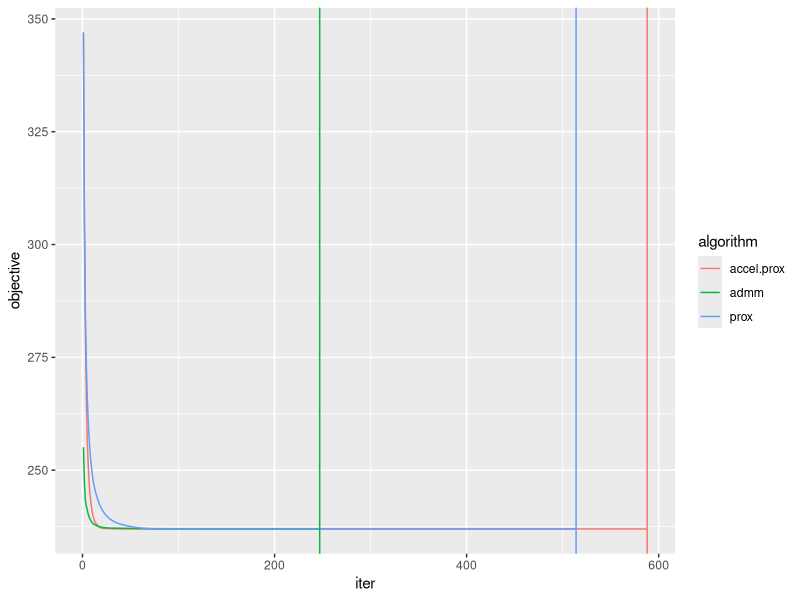
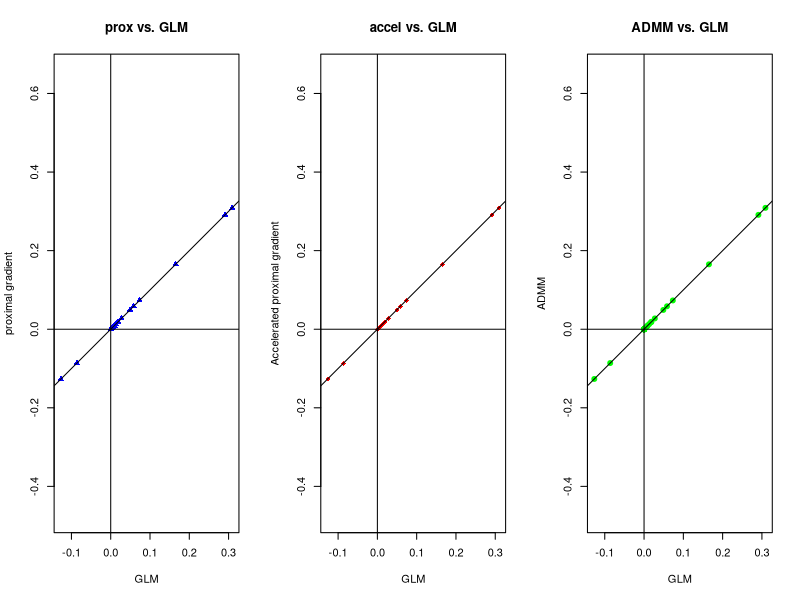

Recreate these plots in R, in order.
library(Matrix)
library(ggplot2)

########################################
# Input
########################################
# Read in data and scale it.
x = read.csv("diabetesX.csv", header = TRUE)
y = read.csv("diabetesY.csv", header = FALSE)
colnames(x) = NULL
x = scale(x)
y = as.numeric(scale(y))

########################################
# Utility functions
########################################
# Numerical tolerance.
TOL = 1e-18

objective.fn = function(x, y, beta, lambda) {
  # Returns the lasso objective function value.
  #
  # Args:
  #   x: design matrix
  #   y: response vector
  #   beta: fitted parameters
  #   lambda: penalty multiplier
  return(sum((y - x %*% beta) ^ 2) + lambda * sum(abs(beta)))
}

is.converged = function(b1, b2, tol=1e-8) {
  # Simple convergence diagnostic for determining if b1 and b2 are
  # close enough to be converged.
  #
  # Args:
  #   b1: first vector
  #   b2: second vector
  #   tol: numerical tolerance
  #
  # Returns:
  #   Determines if the sum of squared differences between vectors is less
  #   then the tolerance.
  return(sum((b1 - b2) ^ 2) < tol)
}

########################################
# Algorithms
########################################
prox = function(x, y, n.iter, lambda.lasso, gamma) {
  # (Non-Accelerated) Proximal Gradient implementation.
  #
  # Args:
  #   x: design matrix
  #   y: response vector
  #   n.iter: maximum number of iterations
  #   lambda.lasso: penalty parameter for lasso
  #   gamma: tuning parameter; somewhat like a step multiplier
  #
  # Returns:
  #   Returns a list with elements:
  #   $n: number of iterations run
  #   $beta: final parameters of the fit
  #   $objective: value of the objective function for each iteration.

  # Scale up lambda for this algorithm.
  lambda = 2 * length(y) * lambda.lasso

  # Cache X^\top X and X^\top y
  xtx = crossprod(x)
  xy = t(x) %*% y

  # Variables for algorithm and return values.
  beta = rep(0, ncol(x))
  objective = rep(0, n.iter)

  # Use for convergence, determining how many data points to return.
  n.end = n.iter

  for (t in 1:n.iter) {
    # Store to check convergence at end of loop.
    oldbeta = beta

    # Main algorithm
    u = beta - 2 * gamma * (xtx %*% beta - xy)
    beta = sign(u) * pmax(abs(u) - lambda * gamma, 0)

    # Store objective value, check convergence.
    objective[t] = objective.fn(x, y, beta, lambda)
    if (is.converged(beta, oldbeta, TOL)) {
      n.end = t
      break
    }
  }
  return(list(n = n.end,
              beta = beta,
              objective = objective[1:n.end]))
}

accel.prox = function(x, y, n.iter, lambda.lasso, gamma) {
  # Accelerated Proximal Gradient implementation.
  #
  # Args:
  #   x: design matrix
  #   y: response vector
  #   n.iter: maximum number of iterations
  #   lambda.lasso: penalty parameter for lasso
  #   gamma: tuning parameter; somewhat like a step multiplier
  #
  # Returns:
  #   Returns a list with elements:
  #   $n: number of iterations run
  #   $beta: final parameters of the fit
  #   $objective: value of the objective function for each iteration.

  # Scale up lambda for this algorithm.
  lambda = 2 * length(y) * lambda.lasso

  # Cache X^\top X and X^\top y
  xtx = crossprod(x)
  xy = t(x) %*% y

  # Variables for algorithm and return values.
  beta.acc = rep(0, ncol(x))
  objective.acc = rep(0, n.iter)
  z.acc = beta.acc

  # The "momentum" value
  st = 1

  # Use for convergence, determining how many data points to return.
  n.end = n.iter

  for (t in 1:n.iter) {
    # Main algorithm
    oldbeta = beta.acc
    u.acc = z.acc - 2 * gamma * (xtx %*% z.acc - xy)
    beta.acc = sign(u.acc) * pmax(abs(u.acc) - lambda * gamma, 0)
    st1 = (1 + (1 + 4 * st ^ 2) ^ 0.5) / 2
    z.acc = beta.acc + (st - 1) / st1 * (beta.acc - oldbeta)
    st = st1

    # Store objective value, check convergence.
    objective.acc[t] = objective.fn(x, y, beta.acc, lambda)
    if (is.converged(beta.acc, oldbeta, TOL)) {
      n.end = t
      break
    }
  }
  return(list(n = n.end,
              beta = beta.acc,
              objective = objective.acc[1:n.end]))
}

admm = function(x, y, n.iter, lambda.lasso, rho) {
  # ADMM implementation
  #
  # Args:
  #   x: design matrix
  #   y: response vector
  #   n.iter: maximum number of iterations
  #   lambda.lasso: penalty parameter for lasso
  #   rho: tuning parameter; somewhat like a step multiplier
  #
  # Returns:
  #   Returns a list with elements:
  #   $n: number of iterations run
  #   $beta: final parameters of the fit
  #   $objective: value of the objective function for each iteration.

  # Scale up lambda for this algorithm.
  lambda = length(y) * lambda.lasso

  # Cache X^\top X and X^\top y
  xtx = crossprod(x)
  xy = t(x) %*% y

  # Variables for algorithm and return values.
  beta.admm = rep(0, ncol(x))
  objective.admm = rep(0, n.iter)
  z.admm = beta.admm
  u.admm = beta.admm
  xtx.cache = xtx + rho * diag(nrow(xtx))

  # Use for convergence, determining how many data points to return.
  n.end = n.iter

  for (t in 1:n.iter) {
    # Store to check convergence at end of loop.
    oldbeta = beta.admm

    # Main algorithm
    beta.admm = solve(xtx.cache, xy + rho * (z.admm - u.admm))
    temp = beta.admm + u.admm
    z.admm = sign(temp) * pmax(abs(temp) - lambda / rho, 0)
    u.admm = u.admm + beta.admm - z.admm

    # Store objective value, check convergence.
    objective.admm[t] = objective.fn(x, y, beta.admm, 2 * lambda)
    if (is.converged(beta.admm, oldbeta, TOL)) {
      n.end = t
      break
    }
  }
  return(list(n = n.end,
              beta = beta.admm,
              objective = objective.admm[1:n.end]))
}


########################################
# Plotting
########################################

# Using C_p from glmnet's default behavior, get lambda \approx 0.03
# lambda = 0.01   # admm .... prox/accel.prox
# lambda = 0.03   # admm ... prox .. accel.prox
# lambda = 0.07   # admm . accel.prox . prox
# lambda = 0.1    # prox .. accel.prox ... admm
lambda = 0.03

# Get result from glmnet to compare against because we can.
glmResult = glmnet::glmnet(x, y, alpha = 1, lambda = lambda)

# sidebar: test a decreasing sequence of lambdas instead for comparison
glm.n = 100
glm.scale = 20
glm.exp = 0.5
lambda.seq = seq((glm.scale * lambda) ^ glm.exp,
                 lambda ^ glm.exp,
                 length.out = glm.n) ^ (1/glm.exp)
glmResult2 = glmnet::glmnet(x, y, alpha = 1, lambda = lambda.seq)

# Now, actually get results from algorithms (lambda scaled inside functions).
n.iter = 1000
rho = 100
gamma = 0.0001
admm.result = admm(x, y, n.iter, lambda, rho)
prox.result = prox(x, y, n.iter,  lambda, gamma)
accel.prox.result = accel.prox(x, y, n.iter,  lambda, gamma)

# Format data to make ggplot easy to display the objective function
data = data.frame(objective = c(admm.result$objective,
                                prox.result$objective,
                                accel.prox.result$objective),
                  # plot against time
                  iter = c(1:admm.result$n,
                           1:prox.result$n,
                           1:accel.prox.result$n),
                  # for vertical bars
                  n = c(rep(admm.result$n, admm.result$n),
                        rep(prox.result$n, prox.result$n),
                        rep(accel.prox.result$n, accel.prox.result$n)),
                  # grouping
                  algorithm = c(rep("admm", admm.result$n),
                                rep("prox", prox.result$n),
                                rep("accel.prox", accel.prox.result$n)))
ggplot(data) + geom_line(aes(iter, objective, group = algorithm, col = algorithm)) +
  geom_vline(aes(xintercept = n, col = algorithm, group = algorithm), show.legend = FALSE)

# Now, look at the coefficients instead of the objective.
res = round(data.frame(as.numeric(glmResult$beta),
                       as.numeric(glmResult2$beta[, glm.n]),
                       admm.result$beta,
                       prox.result$beta,
                       accel.prox.result$beta), 8)
names(res) = c("glm", "glm v.2", "admm", "prox", "accel.prox")

# Plot the coefficients in the same image
par(mfrow = c(1, 3))
plot(res$prox ~ res$glm,
     pch = 17, col = "blue", xlab = "GLM", ylab = "proximal gradient",
     main = "prox vs. GLM", asp = 1)
abline(a = 0, b = 1, h = 0, v = 0)
plot(res$accel.prox ~ res$glm,
     pch = 18, col = "red", xlab = "GLM", ylab = "Accelerated proximal gradient",
     main = "accel vs. GLM", asp = 1)
abline(a = 0, b = 1, h = 0, v = 0)
plot(res$admm ~ res$glm,
     pch = 19, col = "green", xlab = "GLM", ylab = "ADMM",
     main = "ADMM vs. GLM", asp = 1)
abline(a = 0, b = 1, h = 0, v = 0)

# also show coefficients textually
res
head(res, 10)
